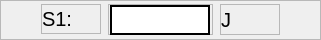
                      <widget class="QFrame" name="frame_36">
                       <property name="minimumSize">
                        <size>
                         <width>0</width>
                         <height>40</height>
                        </size>
                       </property>
                       <property name="maximumSize">
                        <size>
                         <width>16777215</width>
                         <height>40</height>
                        </size>
                       </property>
                       <property name="frameShape">
                        <enum>QFrame::StyledPanel</enum>
                       </property>
                       <property name="frameShadow">
                        <enum>QFrame::Raised</enum>
                       </property>
                       <layout class="QGridLayout" name="gridLayout_38">
                        <property name="leftMargin">
                         <number>0</number>
                        </property>
                        <property name="topMargin">
                         <number>0</number>
                        </property>
                        <property name="rightMargin">
                         <number>0</number>
                        </property>
                        <property name="bottomMargin">
                         <number>0</number>
                        </property>
                        <property name="spacing">
                         <number>7</number>
                        </property>
                        <item row="0" column="2">
                         <widget class="QFrame" name="frameE1">
                          <property name="minimumSize">
                           <size>
                            <width>105</width>
                            <height>31</height>
                           </size>
                          </property>
                          <property name="maximumSize">
                           <size>
                            <width>105</width>
                            <height>31</height>
                           </size>
                          </property>
                          <property name="frameShape">
                           <enum>QFrame::StyledPanel</enum>
                          </property>
                          <property name="frameShadow">
                           <enum>QFrame::Raised</enum>
                          </property>
                          <layout class="QGridLayout" name="gridLayout_33">
                           <property name="leftMargin">
                            <number>1</number>
                           </property>
                           <property name="topMargin">
                            <number>0</number>
                           </property>
                           <property name="rightMargin">
                            <number>1</number>
                           </property>
                           <property name="bottomMargin">
                            <number>0</number>
                           </property>
                           <property name="spacing">
                            <number>1</number>
                           </property>
                           <item row="0" column="0">
                            <widget class="QLineEdit" name="E1">
                             <property name="minimumSize">
                              <size>
                               <width>100</width>
                               <height>30</height>
                              </size>
                             </property>
                             <property name="maximumSize">
                              <size>
                               <width>100</width>
                               <height>60</height>
                              </size>
                             </property>
                             <property name="sizeIncrement">
                              <size>
                               <width>0</width>
                               <height>0</height>
                              </size>
                             </property>
                             <property name="styleSheet">
                              <string notr="true">QLineEdit{
background-color: white;
border: 2px solid black;
font-color: black;
qproperty-alignment: AlignCenter;
font-size: 15px;
}</string>
                             </property>
                             <property name="text">
                              <string/>
                             </property>
                            </widget>
                           </item>
                          </layout>
                         </widget>
                        </item>
                        <item row="0" column="3">
                         <widget class="QFrame" name="frame_35">
                          <property name="minimumSize">
                           <size>
                            <width>60</width>
                            <height>30</height>
                           </size>
                          </property>
                          <property name="maximumSize">
                           <size>
                            <width>60</width>
                            <height>16777215</height>
                           </size>
                          </property>
                          <property name="frameShape">
                           <enum>QFrame::StyledPanel</enum>
                          </property>
                          <property name="frameShadow">
                           <enum>QFrame::Raised</enum>
                          </property>
                          <layout class="QGridLayout" name="gridLayout_31">
                           <property name="leftMargin">
                            <number>0</number>
                           </property>
                           <property name="topMargin">
                            <number>0</number>
                           </property>
                           <property name="rightMargin">
                            <number>0</number>
                           </property>
                           <property name="bottomMargin">
                            <number>0</number>
                           </property>
                           <item row="0" column="0">
                            <widget class="QLabel" name="label_98">
                             <property name="minimumSize">
                              <size>
                               <width>30</width>
                               <height>20</height>
                              </size>
                             </property>
                             <property name="maximumSize">
                              <size>
                               <width>60</width>
                               <height>30</height>
                              </size>
                             </property>
                             <property name="styleSheet">
                              <string notr="true">QLabel{
qproperty-alignment: AlignLeft;
font-size: 20px;
border: none;
background-color: transparent;
}</string>
                             </property>
                             <property name="text">
                              <string>J</string>
                             </property>
                            </widget>
                           </item>
                          </layout>
                         </widget>
                        </item>
                        <item row="0" column="1">
                         <widget class="QFrame" name="frame_34">
                          <property name="minimumSize">
                           <size>
                            <width>60</width>
                            <height>30</height>
                           </size>
                          </property>
                          <property name="maximumSize">
                           <size>
                            <width>60</width>
                            <height>30</height>
                           </size>
                          </property>
                          <property name="frameShape">
                           <enum>QFrame::StyledPanel</enum>
                          </property>
                          <property name="frameShadow">
                           <enum>QFrame::Raised</enum>
                          </property>
                          <layout class="QGridLayout" name="gridLayout_32">
                           <property name="leftMargin">
                            <number>0</number>
                           </property>
                           <property name="topMargin">
                            <number>0</number>
                           </property>
                           <property name="rightMargin">
                            <number>0</number>
                           </property>
                           <property name="bottomMargin">
                            <number>0</number>
                           </property>
                           <item row="0" column="0">
                            <widget class="QLabel" name="label_97">
                             <property name="minimumSize">
                              <size>
                               <width>30</width>
                               <height>20</height>
                              </size>
                             </property>
                             <property name="maximumSize">
                              <size>
                               <width>60</width>
                               <height>16777215</height>
                              </size>
                             </property>
                             <property name="styleSheet">
                              <string notr="true">QLabel{
qproperty-alignment: AlignRight;
font-size: 20px;
border: none;
background-color: transparent;
}</string>
                             </property>
                             <property name="text">
                              <string>S1:</string>
                             </property>
                            </widget>
                           </item>
                          </layout>
                         </widget>
                        </item>
                        <item row="0" column="0">
                         <spacer name="horizontalSpacer_2">
                          <property name="orientation">
                           <enum>Qt::Horizontal</enum>
                          </property>
                          <property name="sizeHint" stdset="0">
                           <size>
                            <width>40</width>
                            <height>20</height>
                           </size>
                          </property>
                         </spacer>
                        </item>
                        <item row="0" column="4">
                         <spacer name="horizontalSpacer_3">
                          <property name="orientation">
                           <enum>Qt::Horizontal</enum>
                          </property>
                          <property name="sizeHint" stdset="0">
                           <size>
                            <width>40</width>
                            <height>20</height>
                           </size>
                          </property>
                         </spacer>
                        </item>
                       </layout>
                      </widget>
